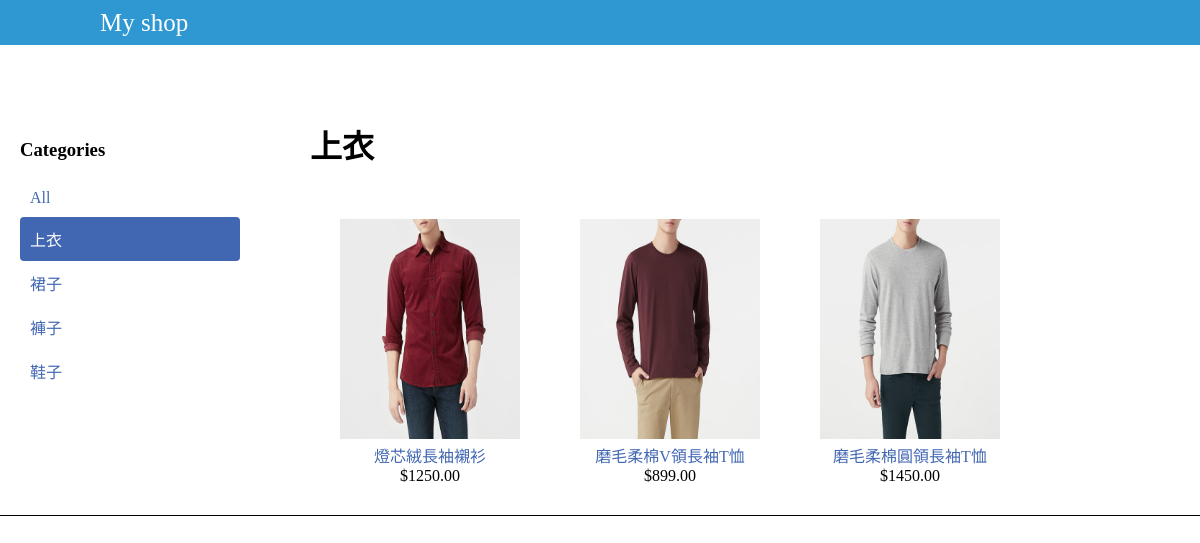
Page /category/1/ on the committed database.
### shop/models.py (models this page shows, shortened)
class Category(models.Model):
	name = models.CharField(max_length=200, unique=True)
	class Meta:
		ordering = ['name']

class Product(models.Model):
	category = models.ForeignKey(Category, related_name='products', on_delete=models.PROTECT)
	name = models.CharField(max_length=200, db_index=True)
	image = models.ImageField(upload_to='products/%y/%m/%d', blank=True)
	description = models.TextField(blank=True)
	price = models.DecimalField(max_digits=10, decimal_places=2)
	stock = models.PositiveIntegerField()
	available = models.BooleanField(default=True)
	created = models.DateTimeField(auto_now_add=True)
	updated = models.DateTimeField(auto_now=True)
	class Meta:
		ordering = ['name',]

### shop/views.py (the view)
# urls.py: path('', product_list),
def product_list(request, category_id=None):
	category = None
	categories = Category.objects.all()
	products = Product.objects.filter(available=True)
	if category_id:
		category = Category.objects.get(id=category_id)
		products = products.filter(category=category)
	return render(request, 'list.html', locals())

### templates/list.html (shortened to what this page needs)
{% extends "base.html" %}
{% load staticfiles %}
{% block content %}
<div id = "sidebar" class="list-group">
	<h3> Categories</h3>
	<ul>
		<a href='/'>
		<li {% if not category %} class = "selected" {% else %} class = "notSelected" {% endif %}>
			 All
		</li>
		</a>
	{% for c in categories %}
		<a href="/category/{{c.id}}/">
		<li {% if category.name == c.name %} class="selected" {% else %} class = "notSelected"  {% endif %}>
			 {{c.name}}
		</li>
		</a>
	{% endfor %}
	</ul>
</div>
<div id="main" class="product-list">
	<h1> {% if category %} {{category.name}} {% else %} Products {% endif %} </h1>
	{% for product in products %}
	<div class="item">
		<a href="/product_detail/{{product.id}}">
			<img src="{% if product.image %}{{product.image.url}} {% else %} {% static 'blank.jpg' %} {% endif %}">
		</a>
		<br>
		<a href="/product_detail/{{product.id}}"> {{product.name}} </a> <br>
		${{product.price}}
	</div>
	{% endfor %}
</div>
{% endblock %}

### static/css/base.css (style rules this page uses)
body { margin:0px; }
#main { width: 100%; display: flex; overflow: auto; flex-wrap: wrap; margin-left: 50px; }
.item img { width: 180px; height:220px; }
h1 { width: 100%; }
.item { padding: 30px; text-align: center; }
#sidebar { padding: 20px; }
a { width: 100%; color: #4267B2; text-decoration:none; font-size: 16px; }
li { list-style-type: none; }
.selected { padding: 10px; width: 200px; background-color:#4267B2; color: white; border-radius: 4px; }
.notSelected { padding: 10px; border-radius: 4px; width: 200px; background-color:white; color:#4267B2; }
ul { padding: 0px; }

### rows in the picture
Category: name "上衣"
Category: name "裙子"
Category: name "褲子"
Category: name "鞋子"
Product: image (picture), name "燈芯絨長袖襯衫", price "1250.00"
Product: image (picture), name "磨毛柔棉V領長袖T恤", price "899.00"
Product: image (picture), name "磨毛柔棉圓領長袖T恤", price "1450.00"
